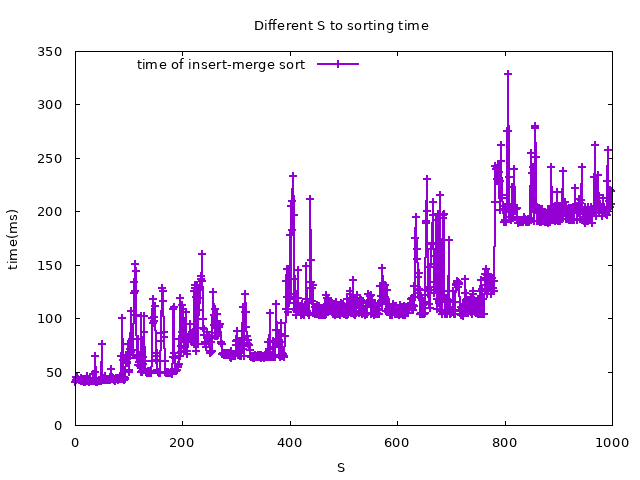

Write gnuplot code to recreate this figure.
# This experiment is trying to find best 'S'
reset
set ylabel 'time(ms)'
set xlabel 'S'
set title 'Different S to sorting time'
set key left top
set term png enhanced font 'Verdana,10'
set output 'exp1.png'
plot [0:1000][:] \
'exp1.out' using 1:2 with linespoints linewidth 2 title "time of insert-merge sort",\
